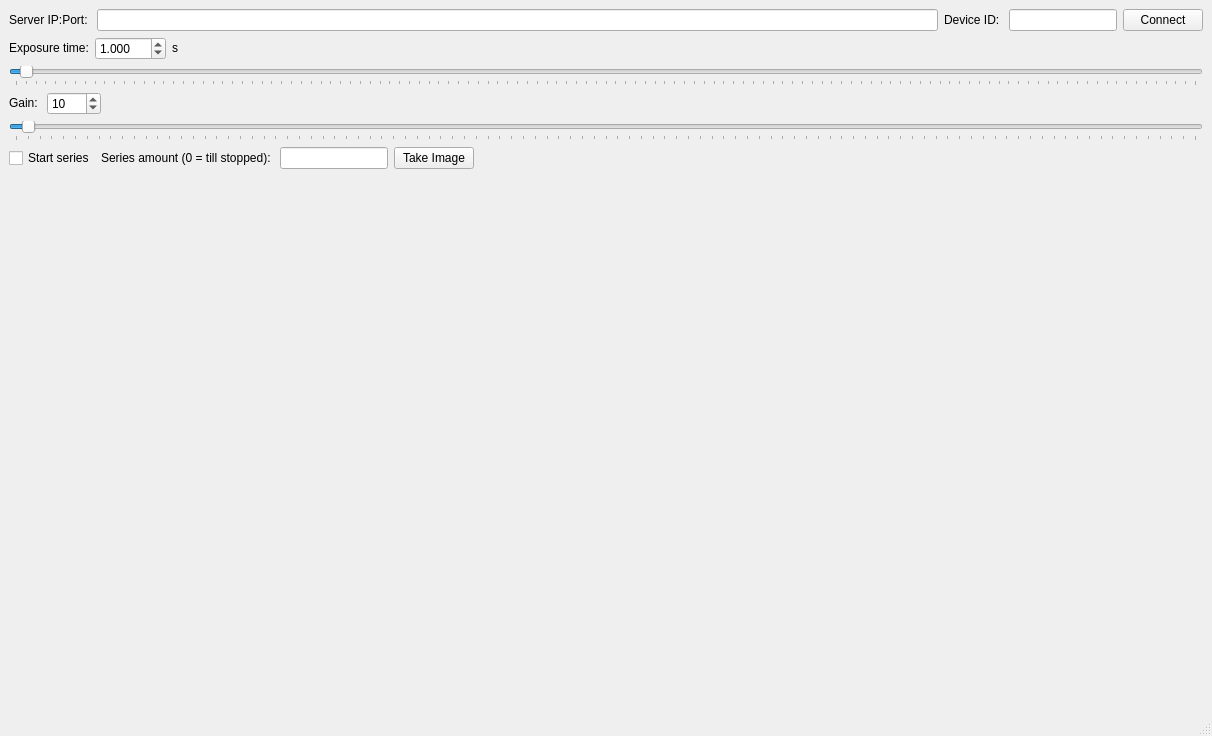
<?xml version="1.0" encoding="UTF-8"?>
<ui version="4.0">
 <class>GuiderCam</class>
 <widget class="QMainWindow" name="GuiderCam">
  <property name="geometry">
   <rect>
    <x>0</x>
    <y>0</y>
    <width>1212</width>
    <height>736</height>
   </rect>
  </property>
  <property name="windowTitle">
   <string>Guider Cam</string>
  </property>
  <widget class="QWidget" name="centralwidget">
   <layout class="QHBoxLayout" name="horizontalLayout_2">
    <item>
     <layout class="QHBoxLayout" name="horizontalLayout">
      <item>
       <layout class="QVBoxLayout" name="vertLayoutMatplotlib"/>
      </item>
      <item>
       <layout class="QGridLayout" name="gridLayout_2">
        <property name="sizeConstraint">
         <enum>QLayout::SetDefaultConstraint</enum>
        </property>
        <item row="2" column="0">
         <layout class="QVBoxLayout" name="verticalLayout_4">
          <item>
           <layout class="QHBoxLayout" name="horizontalLayout_5">
            <item alignment="Qt::AlignLeft">
             <widget class="QLabel" name="label">
              <property name="sizePolicy">
               <sizepolicy hsizetype="Fixed" vsizetype="Fixed">
                <horstretch>0</horstretch>
                <verstretch>0</verstretch>
               </sizepolicy>
              </property>
              <property name="text">
               <string>Gain: </string>
              </property>
             </widget>
            </item>
            <item alignment="Qt::AlignLeft|Qt::AlignVCenter">
             <widget class="QSpinBox" name="spinBox_Gain">
              <property name="sizePolicy">
               <sizepolicy hsizetype="Fixed" vsizetype="Fixed">
                <horstretch>0</horstretch>
                <verstretch>0</verstretch>
               </sizepolicy>
              </property>
              <property name="minimum">
               <number>1</number>
              </property>
              <property name="maximum">
               <number>1000</number>
              </property>
              <property name="value">
               <number>10</number>
              </property>
             </widget>
            </item>
            <item>
             <spacer name="horizontalSpacer_2">
              <property name="orientation">
               <enum>Qt::Horizontal</enum>
              </property>
              <property name="sizeHint" stdset="0">
               <size>
                <width>40</width>
                <height>20</height>
               </size>
              </property>
             </spacer>
            </item>
           </layout>
          </item>
          <item>
           <widget class="QSlider" name="slider_Gain">
            <property name="maximum">
             <number>1000</number>
            </property>
            <property name="value">
             <number>10</number>
            </property>
            <property name="orientation">
             <enum>Qt::Horizontal</enum>
            </property>
            <property name="tickPosition">
             <enum>QSlider::TicksBelow</enum>
            </property>
            <property name="tickInterval">
             <number>10</number>
            </property>
           </widget>
          </item>
         </layout>
        </item>
        <item row="7" column="0">
         <spacer name="verticalSpacer">
          <property name="orientation">
           <enum>Qt::Vertical</enum>
          </property>
          <property name="sizeHint" stdset="0">
           <size>
            <width>20</width>
            <height>40</height>
           </size>
          </property>
         </spacer>
        </item>
        <item row="0" column="0">
         <layout class="QHBoxLayout" name="horizontalLayout_3">
          <item>
           <widget class="QLabel" name="label_3">
            <property name="sizePolicy">
             <sizepolicy hsizetype="Fixed" vsizetype="Fixed">
              <horstretch>0</horstretch>
              <verstretch>0</verstretch>
             </sizepolicy>
            </property>
            <property name="text">
             <string>Server IP:Port: </string>
            </property>
           </widget>
          </item>
          <item>
           <widget class="QLineEdit" name="lineEdit_IP_Port">
            <property name="sizePolicy">
             <sizepolicy hsizetype="Minimum" vsizetype="Fixed">
              <horstretch>0</horstretch>
              <verstretch>0</verstretch>
             </sizepolicy>
            </property>
            <property name="inputMask">
             <string notr="true"/>
            </property>
            <property name="text">
             <string notr="true"/>
            </property>
           </widget>
          </item>
          <item>
           <widget class="QLabel" name="label_4">
            <property name="sizePolicy">
             <sizepolicy hsizetype="Fixed" vsizetype="Fixed">
              <horstretch>0</horstretch>
              <verstretch>0</verstretch>
             </sizepolicy>
            </property>
            <property name="text">
             <string>Device ID: </string>
            </property>
           </widget>
          </item>
          <item>
           <widget class="QLineEdit" name="lineEdit_DeviceID">
            <property name="sizePolicy">
             <sizepolicy hsizetype="Fixed" vsizetype="Fixed">
              <horstretch>0</horstretch>
              <verstretch>0</verstretch>
             </sizepolicy>
            </property>
            <property name="inputMask">
             <string notr="true"/>
            </property>
           </widget>
          </item>
          <item>
           <widget class="QPushButton" name="button_connect">
            <property name="sizePolicy">
             <sizepolicy hsizetype="Fixed" vsizetype="Fixed">
              <horstretch>0</horstretch>
              <verstretch>0</verstretch>
             </sizepolicy>
            </property>
            <property name="text">
             <string>Connect</string>
            </property>
           </widget>
          </item>
         </layout>
        </item>
        <item row="1" column="0">
         <layout class="QVBoxLayout" name="verticalLayout_3">
          <item>
           <layout class="QHBoxLayout" name="horizontalLayout_4">
            <property name="spacing">
             <number>6</number>
            </property>
            <property name="sizeConstraint">
             <enum>QLayout::SetDefaultConstraint</enum>
            </property>
            <property name="leftMargin">
             <number>0</number>
            </property>
            <item alignment="Qt::AlignLeft">
             <widget class="QLabel" name="label">
              <property name="sizePolicy">
               <sizepolicy hsizetype="Fixed" vsizetype="Fixed">
                <horstretch>0</horstretch>
                <verstretch>0</verstretch>
               </sizepolicy>
              </property>
              <property name="text">
               <string>Exposure time:</string>
              </property>
             </widget>
            </item>
            <item alignment="Qt::AlignLeft">
             <widget class="QDoubleSpinBox" name="spinBox_ExposureTime">
              <property name="sizePolicy">
               <sizepolicy hsizetype="Fixed" vsizetype="Fixed">
                <horstretch>0</horstretch>
                <verstretch>0</verstretch>
               </sizepolicy>
              </property>
              <property name="decimals">
               <number>3</number>
              </property>
              <property name="maximum">
               <double>120.000000000000000</double>
              </property>
              <property name="singleStep">
               <double>0.100000000000000</double>
              </property>
              <property name="value">
               <double>1.000000000000000</double>
              </property>
             </widget>
            </item>
            <item alignment="Qt::AlignLeft">
             <widget class="QLabel" name="label_2">
              <property name="sizePolicy">
               <sizepolicy hsizetype="Fixed" vsizetype="Fixed">
                <horstretch>0</horstretch>
                <verstretch>0</verstretch>
               </sizepolicy>
              </property>
              <property name="text">
               <string>s</string>
              </property>
              <property name="indent">
               <number>-1</number>
              </property>
             </widget>
            </item>
            <item>
             <spacer name="horizontalSpacer">
              <property name="orientation">
               <enum>Qt::Horizontal</enum>
              </property>
              <property name="sizeHint" stdset="0">
               <size>
                <width>40</width>
                <height>20</height>
               </size>
              </property>
             </spacer>
            </item>
           </layout>
          </item>
          <item>
           <widget class="QSlider" name="slider_ExposureTime">
            <property name="maximum">
             <number>120</number>
            </property>
            <property name="value">
             <number>1</number>
            </property>
            <property name="orientation">
             <enum>Qt::Horizontal</enum>
            </property>
            <property name="tickPosition">
             <enum>QSlider::TicksBelow</enum>
            </property>
            <property name="tickInterval">
             <number>1</number>
            </property>
           </widget>
          </item>
         </layout>
        </item>
        <item row="5" column="0">
         <layout class="QVBoxLayout" name="verticalLayout">
          <item>
           <layout class="QHBoxLayout" name="horizontalLayout_6">
            <item alignment="Qt::AlignLeft">
             <widget class="QCheckBox" name="checkBox_startSeries">
              <property name="text">
               <string>Start series</string>
              </property>
             </widget>
            </item>
            <item alignment="Qt::AlignLeft">
             <widget class="QLabel" name="label_5">
              <property name="sizePolicy">
               <sizepolicy hsizetype="Fixed" vsizetype="Fixed">
                <horstretch>0</horstretch>
                <verstretch>0</verstretch>
               </sizepolicy>
              </property>
              <property name="text">
               <string>Series amount (0 = till stopped): </string>
              </property>
             </widget>
            </item>
            <item alignment="Qt::AlignLeft">
             <widget class="QLineEdit" name="lineEdit_seriesNumber">
              <property name="sizePolicy">
               <sizepolicy hsizetype="Fixed" vsizetype="Fixed">
                <horstretch>0</horstretch>
                <verstretch>0</verstretch>
               </sizepolicy>
              </property>
             </widget>
            </item>
            <item alignment="Qt::AlignLeft">
             <widget class="QPushButton" name="button_startSeries">
              <property name="sizePolicy">
               <sizepolicy hsizetype="Fixed" vsizetype="Fixed">
                <horstretch>0</horstretch>
                <verstretch>0</verstretch>
               </sizepolicy>
              </property>
              <property name="text">
               <string>Take Image</string>
              </property>
             </widget>
            </item>
            <item>
             <spacer name="horizontalSpacer_3">
              <property name="orientation">
               <enum>Qt::Horizontal</enum>
              </property>
              <property name="sizeHint" stdset="0">
               <size>
                <width>40</width>
                <height>20</height>
               </size>
              </property>
             </spacer>
            </item>
           </layout>
          </item>
          <item>
           <layout class="QHBoxLayout" name="horizontalLayout_7"/>
          </item>
         </layout>
        </item>
       </layout>
      </item>
     </layout>
    </item>
   </layout>
  </widget>
  <widget class="QMenuBar" name="menubar">
   <property name="geometry">
    <rect>
     <x>0</x>
     <y>0</y>
     <width>1212</width>
     <height>21</height>
    </rect>
   </property>
  </widget>
  <widget class="QStatusBar" name="statusbar"/>
 </widget>
 <resources/>
 <connections/>
</ui>
